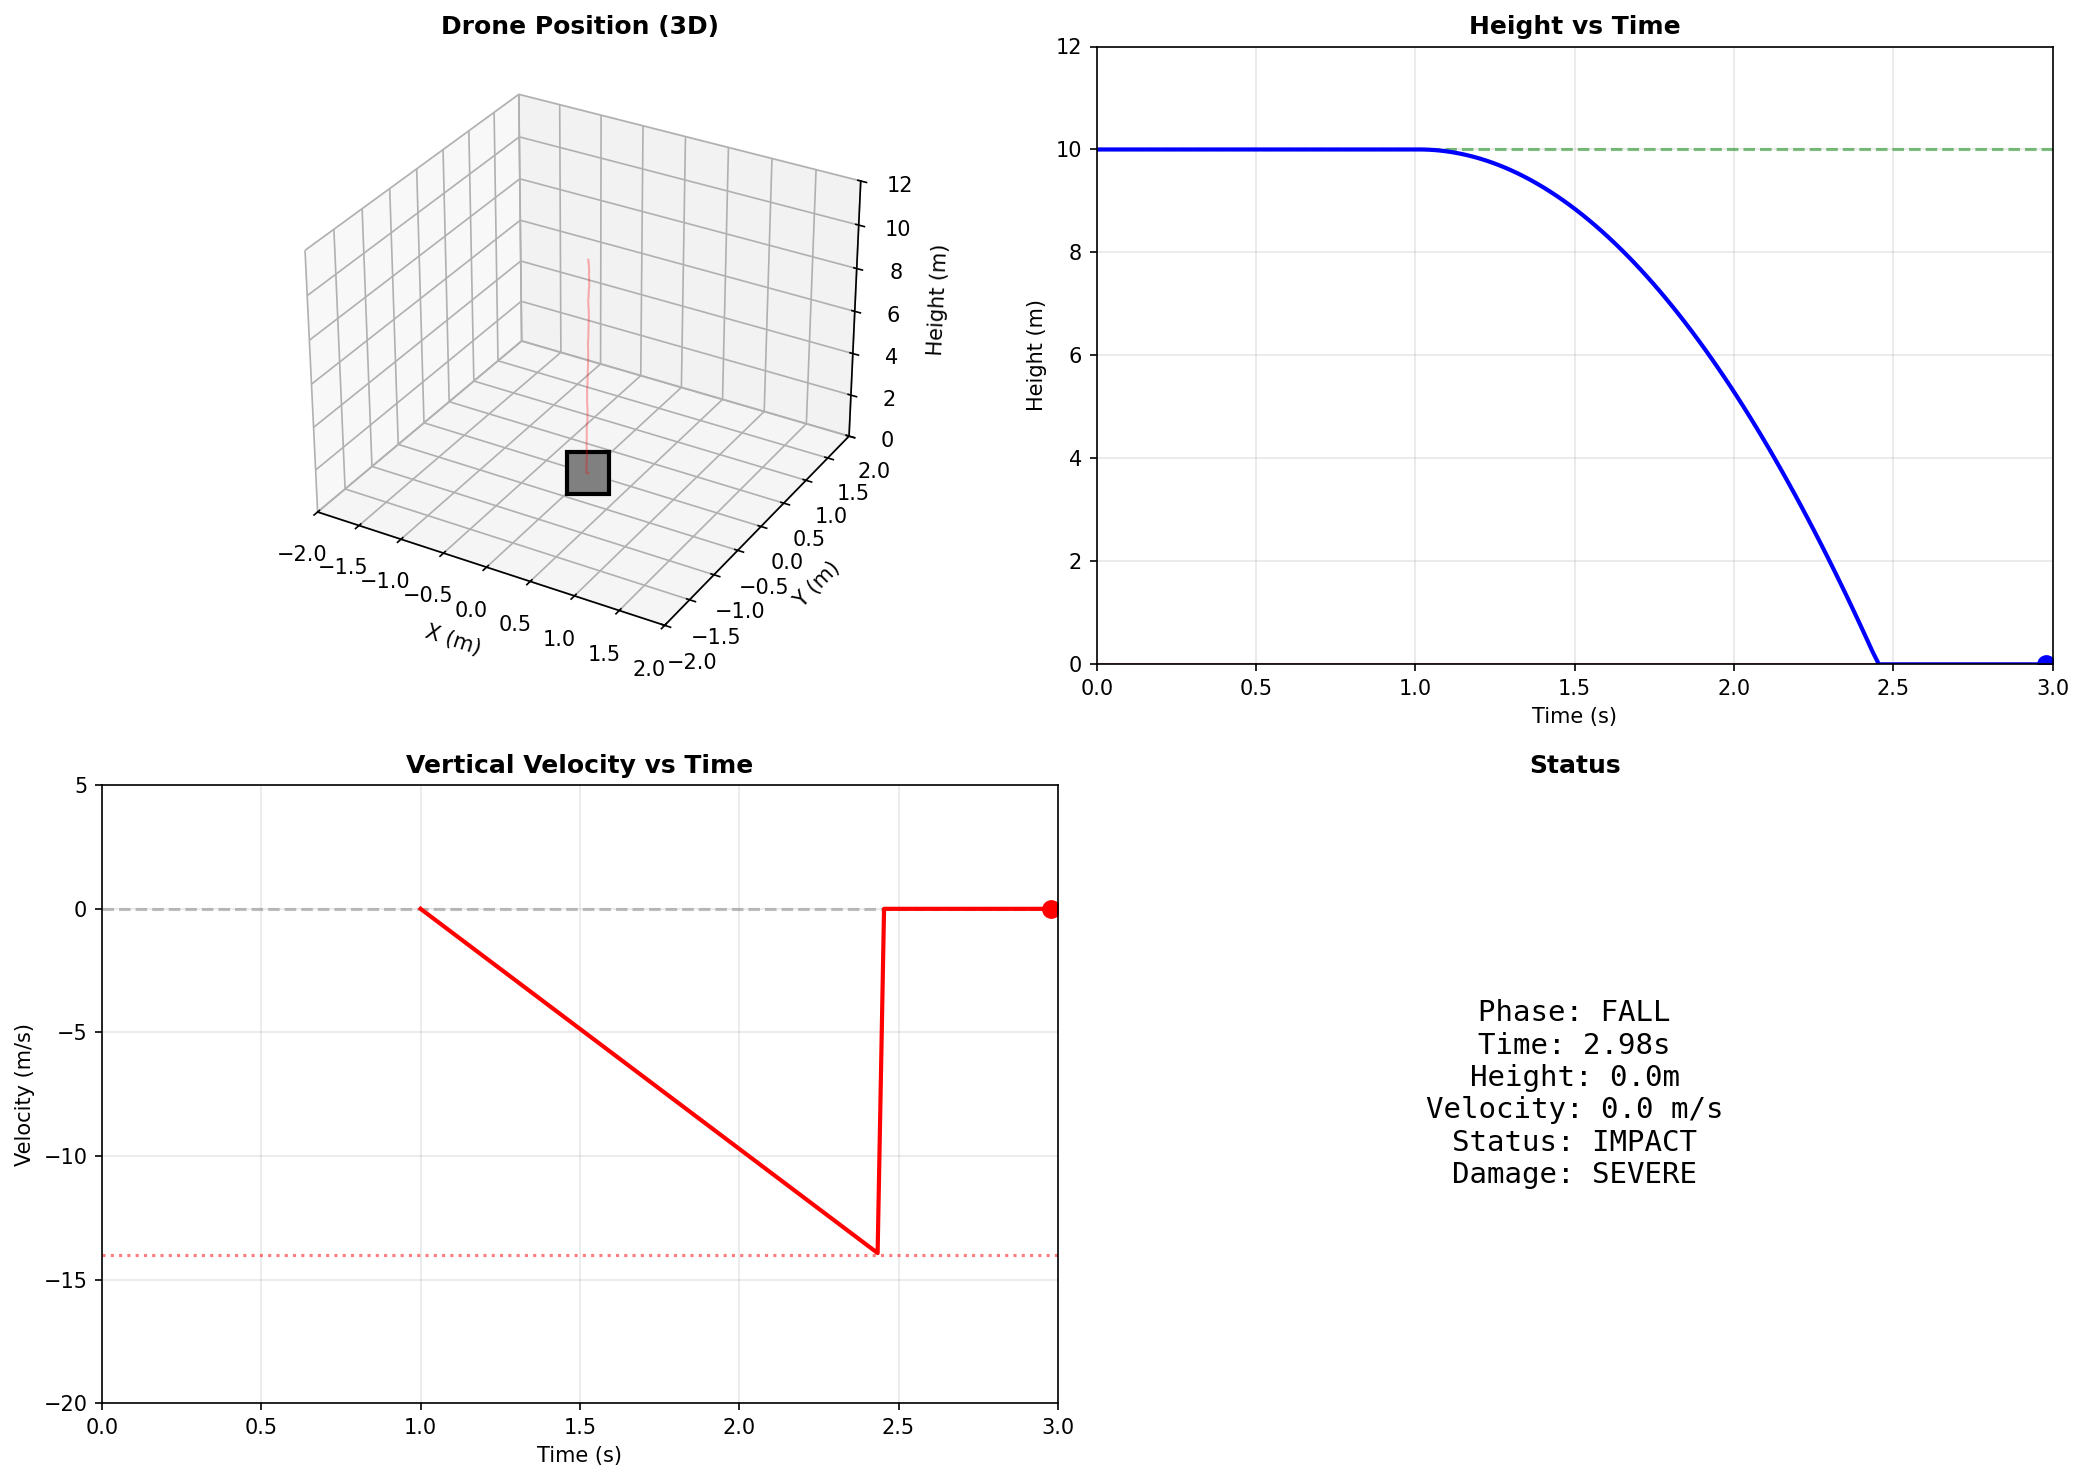

Source code (Python):
#!/usr/bin/env python3
"""
Drone Fall 3D Animation
=======================

Animação 3D simplificada da queda do drone após falha de software.
Usa groundtruth + física de queda livre.

Como não temos a trajetória estimada pelo EKF, assumimos:
- Drone em hover estático antes da falha
- Queda livre após falha
- Sem rotação (atitude desconhecida)
"""

import numpy as np
import matplotlib.pyplot as plt
from mpl_toolkits.mplot3d import Axes3D
from matplotlib.animation import FuncAnimation
from matplotlib.patches import FancyBboxPatch
import matplotlib.patches as mpatches
import os

# Constantes físicas
G = 9.81  # m/s²
MASS = 1.5  # kg
DRONE_SIZE = 0.3  # metros (tamanho do drone para visualização)

def parse_flags(flags_hex: int) -> dict:
    """Interpreta os flags de status."""
    return {
        'gps_replay_ok': bool(flags_hex & 0x00000010),
        'imu_replay_ok': bool(flags_hex & 0x00000020),
        'baro_replay_ok': bool(flags_hex & 0x00000040),
        'mag_replay_ok': bool(flags_hex & 0x00000080),
        'armed_seen': bool(flags_hex & 0x00000400),
        'run_failed': bool(flags_hex & 0x80000000),
    }

def classify_failure(flags_hex: int) -> str:
    """Classifica o tipo de falha."""
    f = parse_flags(flags_hex)
    
    if not f['run_failed']:
        return 'SUCCESS'
    
    sensors_ok = sum([
        f['gps_replay_ok'],
        f['imu_replay_ok'],
        f['baro_replay_ok'],
        f['mag_replay_ok']
    ])
    
    if f['armed_seen'] and sensors_ok == 0:
        return 'Type A'
    if f['imu_replay_ok'] and f['baro_replay_ok'] and f['mag_replay_ok'] and not f['gps_replay_ok']:
        return 'Type B'
    if f['gps_replay_ok'] and not f['imu_replay_ok']:
        return 'Type C'
    if f['gps_replay_ok'] and f['imu_replay_ok'] and f['baro_replay_ok'] and not f['mag_replay_ok']:
        return 'Type D'
    if f['gps_replay_ok'] and f['baro_replay_ok'] and not f['imu_replay_ok']:
        return 'Type E'
    
    return 'Unknown'

def simulate_fall_3d(initial_height: float, duration: float, dt: float = 0.02):
    """
    Simula a queda do drone em 3D.
    
    Returns:
        Tuple de arrays: (t, x, y, z, vx, vy, vz)
    """
    n_frames = int(duration / dt)
    t = np.linspace(0, duration, n_frames)
    
    # Posição inicial (hover)
    x = np.zeros(n_frames)
    y = np.zeros(n_frames)
    z = np.ones(n_frames) * initial_height
    
    # Velocidade inicial
    vx = np.zeros(n_frames)
    vy = np.zeros(n_frames)
    vz = np.zeros(n_frames)
    
    # Simular queda
    for i in range(1, n_frames):
        # Queda livre (sem arrasto para simplificar)
        vz[i] = vz[i-1] - G * dt
        z[i] = max(0, z[i-1] + vz[i-1] * dt)
        
        # Pequeno deslocamento horizontal (turbulência)
        vx[i] = np.random.normal(0, 0.1)
        vy[i] = np.random.normal(0, 0.1)
        x[i] = x[i-1] + vx[i] * dt
        y[i] = y[i-1] + vy[i] * dt
        
        # Parar no chão
        if z[i] <= 0:
            z[i:] = 0
            vz[i:] = 0
            break
    
    return t, x, y, z, vx, vy, vz

def create_drone_mesh(x, y, z, ax, color='blue'):
    """Desenha um drone simplificado."""
    # Corpo central
    body_size = DRONE_SIZE / 2
    
    # Braços do drone (X shape)
    arm_length = DRONE_SIZE * 0.8
    
    # Desenhar como marcadores
    drone = ax.scatter([x], [y], [z], c=color, s=500, marker='s', 
                        edgecolors='black', linewidth=2, alpha=0.8)
    
    return drone

def create_animation(output_file: str = 'drone_fall_animation.gif'):
    """Cria animação da queda do drone."""
    
    # Parâmetros
    initial_height = 10.0  # metros
    fall_duration = 2.0     # segundos
    hover_duration = 1.0    # segundos
    total_duration = hover_duration + fall_duration
    
    # Simular queda
    t_fall, x_fall, y_fall, z_fall, vx_fall, vy_fall, vz_fall = simulate_fall_3d(
        initial_height, fall_duration, dt=0.02
    )
    
    # Criar figura
    fig = plt.figure(figsize=(14, 10))
    
    # 3D plot
    ax1 = fig.add_subplot(2, 2, 1, projection='3d')
    ax1.set_title('Drone Position (3D)', fontsize=12, fontweight='bold')
    ax1.set_xlabel('X (m)')
    ax1.set_ylabel('Y (m)')
    ax1.set_zlabel('Height (m)')
    ax1.set_xlim(-2, 2)
    ax1.set_ylim(-2, 2)
    ax1.set_zlim(0, initial_height + 2)
    
    # Height vs time
    ax2 = fig.add_subplot(2, 2, 2)
    ax2.set_title('Height vs Time', fontsize=12, fontweight='bold')
    ax2.set_xlabel('Time (s)')
    ax2.set_ylabel('Height (m)')
    ax2.set_xlim(0, total_duration)
    ax2.set_ylim(0, initial_height + 2)
    ax2.axhline(y=initial_height, color='green', linestyle='--', alpha=0.5, label='Initial')
    ax2.axhline(y=0, color='brown', linestyle='-', alpha=0.5, label='Ground')
    ax2.grid(True, alpha=0.3)
    
    # Velocity vs time
    ax3 = fig.add_subplot(2, 2, 3)
    ax3.set_title('Vertical Velocity vs Time', fontsize=12, fontweight='bold')
    ax3.set_xlabel('Time (s)')
    ax3.set_ylabel('Velocity (m/s)')
    ax3.set_xlim(0, total_duration)
    ax3.set_ylim(-20, 5)
    ax3.axhline(y=0, color='gray', linestyle='--', alpha=0.5)
    ax3.axhline(y=-14.0, color='red', linestyle=':', alpha=0.5, label='Impact velocity')
    ax3.grid(True, alpha=0.3)
    
    # Status
    ax4 = fig.add_subplot(2, 2, 4)
    ax4.set_title('Status', fontsize=12, fontweight='bold')
    ax4.axis('off')
    
    # Inicializar elementos
    drone, = ax1.plot([], [], [], 's', markersize=20, color='blue', 
                       markeredgecolor='black', markeredgewidth=2)
    trail, = ax1.plot([], [], [], 'r-', alpha=0.3, linewidth=1)
    
    height_line, = ax2.plot([], [], 'b-', linewidth=2, label='Height')
    height_marker, = ax2.plot([], [], 'bo', markersize=8)
    
    velocity_line, = ax3.plot([], [], 'r-', linewidth=2, label='Velocity')
    velocity_marker, = ax3.plot([], [], 'ro', markersize=8)
    
    # Texto de status
    status_text = ax4.text(0.5, 0.5, '', fontsize=14, ha='center', va='center',
                           family='monospace', transform=ax4.transAxes)
    
    def init():
        drone.set_data([], [])
        drone.set_3d_properties([])
        trail.set_data([], [])
        trail.set_3d_properties([])
        height_line.set_data([], [])
        height_marker.set_data([], [])
        velocity_line.set_data([], [])
        velocity_marker.set_data([], [])
        status_text.set_text('')
        return drone, trail, height_line, height_marker, velocity_line, velocity_marker, status_text
    
    def animate(frame):
        dt = 0.02
        t = frame * dt
        
        # Hover phase
        if t < hover_duration:
            x = 0
            y = 0
            z = initial_height
            vz = 0
            phase = 'HOVER'
            color = 'green'
            status = f"Phase: HOVER\nTime: {t:.2f}s\nHeight: {z:.1f}m\nVelocity: 0.0 m/s\nStatus: NOMINAL"
        else:
            # Fall phase
            t_f = t - hover_duration
            idx = min(int(t_f / 0.02), len(x_fall) - 1)
            x = x_fall[idx]
            y = y_fall[idx]
            z = z_fall[idx]
            vz = vz_fall[idx]
            phase = 'FALL'
            color = 'red' if z > 0 else 'gray'
            
            # Calcular velocidade de impacto
            impact_v = abs(vz)
            status = f"Phase: {phase}\nTime: {t:.2f}s\nHeight: {z:.1f}m\nVelocity: {impact_v:.1f} m/s\n"
            
            if z <= 0:
                status += "Status: IMPACT\nDamage: SEVERE"
            else:
                status += "Status: FAILING"
        
        # Atualizar 3D
        drone.set_data([x], [y])
        drone.set_3d_properties([z])
        drone.set_color(color)
        
        # Trail
        if t > hover_duration:
            idx = min(int((t - hover_duration) / 0.02), len(x_fall) - 1)
            trail.set_data(x_fall[:idx+1], y_fall[:idx+1])
            trail.set_3d_properties(z_fall[:idx+1])
        
        # Height plot
        if t < hover_duration:
            height_line.set_data([0, t], [initial_height, initial_height])
            height_marker.set_data([t], [initial_height])
        else:
            t_f = t - hover_duration
            idx = min(int(t_f / 0.02), len(t_fall) - 1)
            height_line.set_data([0] + list(t_fall[:idx+1] + hover_duration), 
                                 [initial_height] + list(z_fall[:idx+1]))
            height_marker.set_data([t], [z])
        
        # Velocity plot
        if t > hover_duration:
            t_f = t - hover_duration
            idx = min(int(t_f / 0.02), len(t_fall) - 1)
            velocity_line.set_data(t_fall[:idx+1] + hover_duration, vz_fall[:idx+1])
            velocity_marker.set_data([t], [vz])
        else:
            velocity_line.set_data([], [])
            velocity_marker.set_data([], [])
        
        # Status
        status_text.set_text(status)
        
        return drone, trail, height_line, height_marker, velocity_line, velocity_marker, status_text
    
    n_frames = int(total_duration / 0.02)
    anim = FuncAnimation(fig, animate, init_func=init, frames=n_frames,
                         interval=20, blit=True)
    
    plt.tight_layout()
    
    # Salvar como GIF
    print(f"Salvando animação: {output_file}")
    anim.save(output_file, writer='pillow', fps=50)
    print("Animação salva!")
    
    # Salvar frame final como PNG
    plt.savefig(output_file.replace('.gif', '.png'), dpi=150, bbox_inches='tight')
    
    return fig

def create_failure_timeline(output_file: str = 'failure_timeline.png'):
    """Cria timeline visual das falhas."""
    
    # Dados das falhas
    results = [
        (0x80000606, 'Type A'),
        (0x80000606, 'Type A'),
        (0x80000606, 'Type A'),
        (0x80000516, 'Type C'),
        (0x800005d6, 'Type D'),
        (0x80000606, 'Type A'),
        (0x80000606, 'Type A'),
        (0x80000606, 'Type A'),
        (0x80000606, 'Type A'),
        (0x800005e6, 'Type B'),
        (0x800005e6, 'Type B'),
        (0x80000606, 'Type A'),
        (0x80000516, 'Type C'),
        (0x80000606, 'Type A'),
        (0x80000606, 'Type A'),
        (0x80000606, 'Type A'),
        (0x80000606, 'Type A'),
        (0x80000556, 'Type E'),
        (0x80000606, 'Type A'),
        (0x80000606, 'Type A'),
        (0x800005e6, 'Type B'),
        (0x800005e6, 'Type B'),
        (0x80000606, 'Type A'),
        (0x80000606, 'Type A'),
        (0x80000606, 'Type A'),
        (0x80000606, 'Type A'),
        (0x800005d6, 'Type D'),
        (0x80000606, 'Type A'),
        (0x80000606, 'Type A'),
    ]
    
    fig, axes = plt.subplots(3, 1, figsize=(14, 10))
    
    # Timeline
    ax1 = axes[0]
    ax1.set_title('Failure Timeline', fontsize=14, fontweight='bold')
    
    colors = {
        'Type A': '#FF4444',
        'Type B': '#FF8844',
        'Type C': '#FFFF44',
        'Type D': '#44FF44',
        'Type E': '#4444FF',
    }
    
    for i, (flags, ftype) in enumerate(results):
        ax1.scatter(i, 1, c=colors[ftype], s=100, marker='s', edgecolors='black', linewidth=1)
    
    ax1.set_xlim(-1, len(results) + 1)
    ax1.set_ylim(0.5, 1.5)
    ax1.set_xlabel('Test Run')
    ax1.set_yticks([])
    
    # Legenda
    legend_elements = [mpatches.Patch(facecolor=colors[t], edgecolor='black', label=t) 
                       for t in ['Type A', 'Type B', 'Type C', 'Type D', 'Type E']]
    ax1.legend(handles=legend_elements, loc='upper right')
    
    # Sensor status
    ax2 = axes[1]
    ax2.set_title('Sensor Completion Status', fontsize=14, fontweight='bold')
    
    sensor_names = ['GPS', 'IMU', 'BARO', 'MAG']
    for i, (flags, ftype) in enumerate(results):
        f = parse_flags(flags)
        sensors = [f['gps_replay_ok'], f['imu_replay_ok'], f['baro_replay_ok'], f['mag_replay_ok']]
        for j, s in enumerate(sensors):
            ax2.scatter(i, j, c='green' if s else 'red', s=50, marker='o')
    
    ax2.set_xlim(-1, len(results) + 1)
    ax2.set_ylim(-0.5, 3.5)
    ax2.set_yticks(range(4))
    ax2.set_yticklabels(sensor_names)
    ax2.set_xlabel('Test Run')
    ax2.grid(True, axis='y', alpha=0.3)
    
    # Statistics
    ax3 = axes[2]
    ax3.set_title('Failure Distribution', fontsize=14, fontweight='bold')
    
    from collections import Counter
    counts = Counter([ftype for _, ftype in results])
    
    wedges, texts, autotexts = ax3.pie(
        counts.values(),
        labels=counts.keys(),
        colors=[colors[t] for t in counts.keys()],
        autopct='%1.1f%%',
        startangle=90,
        explode=[0.05] * len(counts)
    )
    ax3.axis('equal')
    
    plt.tight_layout()
    plt.savefig(output_file, dpi=150, bbox_inches='tight')
    print(f"Salvo: {output_file}")
    
    return fig

def main():
    """Função principal."""
    output_dir = '/home/csilva/.openclaw/workspace/diagrams'
    
    print("=== Criando animação da queda ===")
    create_animation(os.path.join(output_dir, 'drone_fall_animation.gif'))
    
    print("\n=== Criando timeline de falhas ===")
    create_failure_timeline(os.path.join(output_dir, 'failure_timeline.png'))
    
    print("\nConcluído!")

if __name__ == '__main__':
    main()
